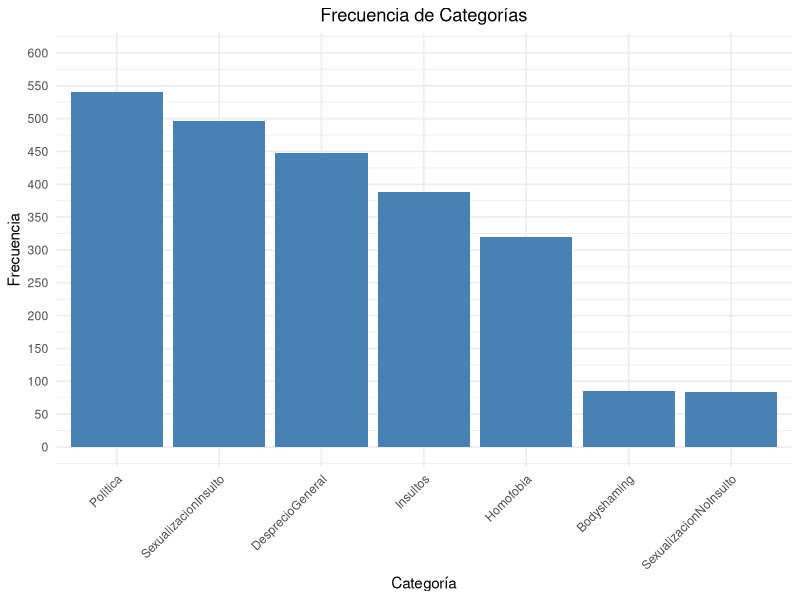

Generate this figure with R:
library(tidyverse)
library(readxl)

resultado <- read_excel("Diccionario.xlsx")

#COGER SOLO LAS CATEGORIAS PRINCIPALES
categorias_principales <- resultado %>%
  filter(Categoria != "")

#GRAFICA CON GGPLOT
ggplot(categorias_principales, aes(x = reorder(Categoria, -Frecuencia), y = Frecuencia)) +
  geom_bar(stat = "identity", fill = "steelblue") +
  labs(title = "Frecuencia de Categorías",
       x = "Categoría",
       y = "Frecuencia") +
  scale_x_discrete() +
  scale_y_continuous(breaks = seq(0, 600, by = 50), limits = c(0, 600)) +
  theme_minimal() +
  theme(
    axis.text.x = element_text(angle = 45, hjust = 1),
    plot.title = element_text(hjust = 0.5)
  )
  